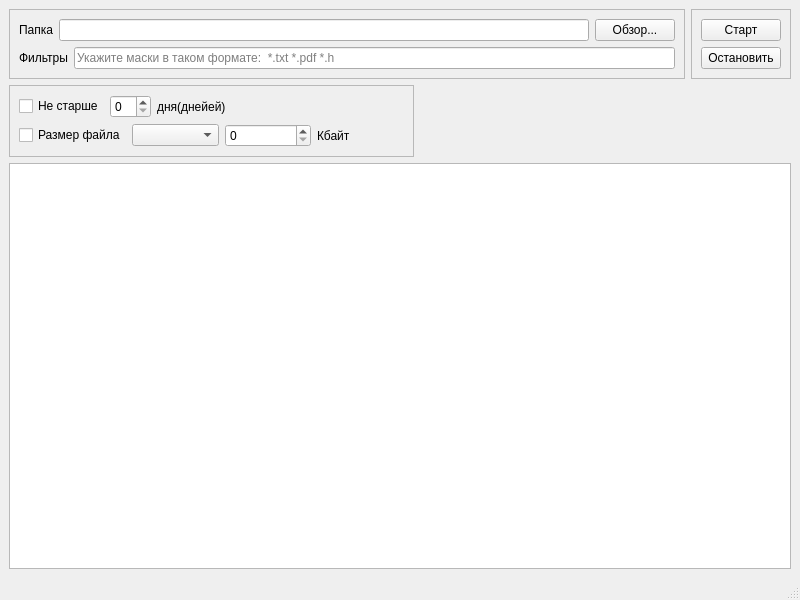
<?xml version="1.0" encoding="UTF-8"?>
<ui version="4.0">
 <class>Widget</class>
 <widget class="QMainWindow" name="Widget">
  <property name="geometry">
   <rect>
    <x>0</x>
    <y>0</y>
    <width>800</width>
    <height>600</height>
   </rect>
  </property>
  <property name="windowTitle">
   <string>Widget</string>
  </property>
  <widget class="QWidget" name="centralwidget">
   <layout class="QGridLayout" name="gridLayout_4">
    <item row="0" column="1">
     <layout class="QHBoxLayout" name="horizontalLayout_6">
      <item>
       <widget class="QFrame" name="frame_2">
        <property name="frameShape">
         <enum>QFrame::StyledPanel</enum>
        </property>
        <property name="frameShadow">
         <enum>QFrame::Raised</enum>
        </property>
        <layout class="QGridLayout" name="gridLayout_2">
         <item row="0" column="0">
          <layout class="QVBoxLayout" name="verticalLayout_2">
           <item>
            <layout class="QHBoxLayout" name="horizontalLayout">
             <item>
              <widget class="QLabel" name="label">
               <property name="text">
                <string>Папка</string>
               </property>
              </widget>
             </item>
             <item>
              <widget class="QLineEdit" name="browseLineEdit">
               <property name="placeholderText">
                <string/>
               </property>
              </widget>
             </item>
             <item>
              <widget class="QPushButton" name="browseButton">
               <property name="text">
                <string>Обзор...</string>
               </property>
              </widget>
             </item>
            </layout>
           </item>
           <item>
            <layout class="QHBoxLayout" name="horizontalLayout_2">
             <item>
              <widget class="QLabel" name="label_2">
               <property name="text">
                <string>Фильтры</string>
               </property>
              </widget>
             </item>
             <item>
              <widget class="QLineEdit" name="FilterLineEdit">
               <property name="placeholderText">
                <string>Укажите маски в таком формате:  *.txt *.pdf *.h</string>
               </property>
              </widget>
             </item>
            </layout>
           </item>
          </layout>
         </item>
        </layout>
       </widget>
      </item>
      <item>
       <widget class="QFrame" name="frame">
        <property name="frameShape">
         <enum>QFrame::StyledPanel</enum>
        </property>
        <property name="frameShadow">
         <enum>QFrame::Raised</enum>
        </property>
        <layout class="QGridLayout" name="gridLayout">
         <item row="0" column="0">
          <layout class="QVBoxLayout" name="verticalLayout">
           <item>
            <widget class="QPushButton" name="startButton">
             <property name="text">
              <string>Старт</string>
             </property>
            </widget>
           </item>
           <item>
            <widget class="QPushButton" name="stopButton">
             <property name="text">
              <string>Остановить</string>
             </property>
            </widget>
           </item>
          </layout>
         </item>
        </layout>
       </widget>
      </item>
     </layout>
    </item>
    <item row="1" column="1">
     <layout class="QHBoxLayout" name="horizontalLayout_5">
      <item>
       <widget class="QFrame" name="frame_3">
        <property name="frameShape">
         <enum>QFrame::StyledPanel</enum>
        </property>
        <property name="frameShadow">
         <enum>QFrame::Raised</enum>
        </property>
        <layout class="QGridLayout" name="gridLayout_3">
         <item row="0" column="0">
          <layout class="QVBoxLayout" name="verticalLayout_3">
           <item>
            <layout class="QHBoxLayout" name="horizontalLayout_4">
             <item>
              <widget class="QCheckBox" name="AgeCheckBox">
               <property name="text">
                <string>Не старше</string>
               </property>
              </widget>
             </item>
             <item>
              <widget class="QSpinBox" name="AgeSpinBox"/>
             </item>
             <item>
              <widget class="QLabel" name="DaysLabel">
               <property name="text">
                <string>дня(днейей)</string>
               </property>
              </widget>
             </item>
             <item>
              <spacer name="horizontalSpacer">
               <property name="orientation">
                <enum>Qt::Horizontal</enum>
               </property>
               <property name="sizeHint" stdset="0">
                <size>
                 <width>178</width>
                 <height>20</height>
                </size>
               </property>
              </spacer>
             </item>
            </layout>
           </item>
           <item>
            <layout class="QHBoxLayout" name="horizontalLayout_3">
             <item>
              <widget class="QCheckBox" name="SizeCheckBox">
               <property name="text">
                <string>Размер файла</string>
               </property>
              </widget>
             </item>
             <item>
              <widget class="QComboBox" name="SizeComboBox"/>
             </item>
             <item>
              <widget class="QSpinBox" name="SizeSpinBox"/>
             </item>
             <item>
              <widget class="QLabel" name="kbLabel">
               <property name="text">
                <string>Кбайт</string>
               </property>
              </widget>
             </item>
            </layout>
           </item>
          </layout>
         </item>
        </layout>
       </widget>
      </item>
      <item>
       <spacer name="horizontalSpacer_3">
        <property name="orientation">
         <enum>Qt::Horizontal</enum>
        </property>
        <property name="sizeHint" stdset="0">
         <size>
          <width>268</width>
          <height>20</height>
         </size>
        </property>
       </spacer>
      </item>
     </layout>
    </item>
    <item row="2" column="1">
     <widget class="QTextEdit" name="textEdit"/>
    </item>
   </layout>
  </widget>
  <widget class="QMenuBar" name="menubar">
   <property name="geometry">
    <rect>
     <x>0</x>
     <y>0</y>
     <width>800</width>
     <height>22</height>
    </rect>
   </property>
  </widget>
  <widget class="QStatusBar" name="statusbar"/>
 </widget>
 <resources/>
 <connections/>
</ui>
